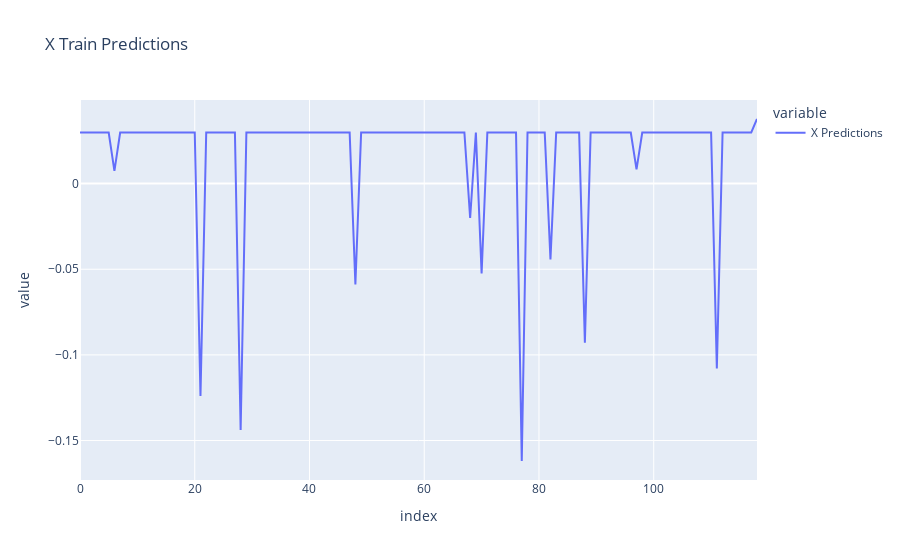
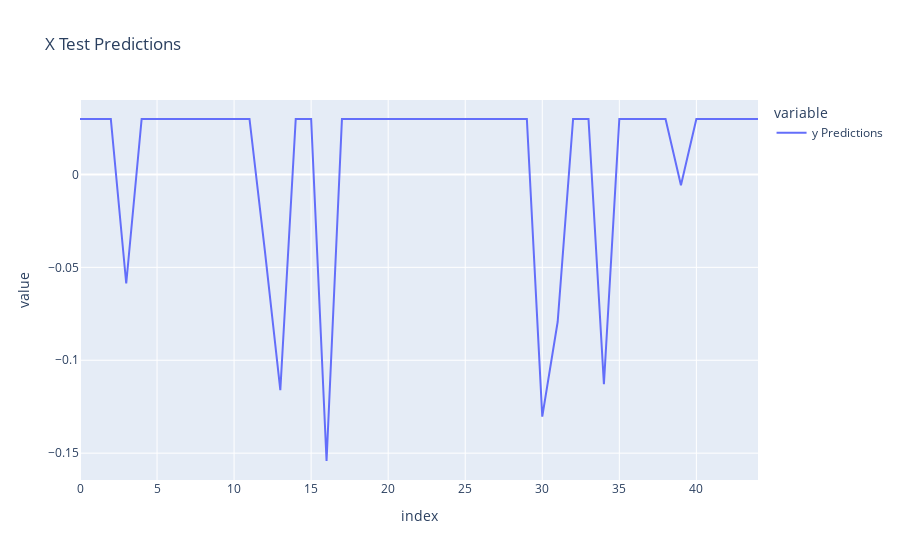

Write notebook code for charts like these, in order.
### Code cell
train_pred_plot.show()
test_pred_plot.show()

### Figure 1 — Plotly figure (JSON) as saved in the notebook; plotly's stock layout.template omitted (floating-point values rounded to 4 significant figures)
{"data": [{"hovertemplate": "variable=X Predictions<br>index=%{x}<br>value=%{y}<extra></extra>", "legendgroup": "X Predictions", "line": {"color": "#636efa", "dash": "solid"}, "marker": {"symbol": "circle"}, "mode": "lines", "name": "X Predictions", "orientation": "v", "showlegend": true, "type": "scatter", "x": [0, 1, 2, 3, 4, 5, 6, 7, 8, 9, 10, 11, 12, 13, 14, 15, 16, 17, 18, 19, 20, 21, 22, 23, 24, 25, 26, 27, 28, 29, 30, 31, 32, 33, 34, 35, 36, 37, 38, 39, 40, 41, 42, 43, 44, 45, 46, 47, 48, 49, 50, 51, 52, 53, 54, 55, 56, 57, 58, 59, 60, 61, 62, 63, 64, 65, 66, 67, 68, 69, 70, 71, 72, 73, 74, 75, 76, 77, 78, 79, 80, 81, 82, 83, 84, 85, 86, 87, 88, 89, 90, 91, 92, 93, 94, 95, 96, 97, 98, 99, 100, 101, 102, 103, 104, 105, 106, 107, 108, 109, 110, 111, 112, 113, 114, 115, 116, 117, 118], "xaxis": "x", "y": [0.02984, 0.02984, 0.02984, 0.02984, 0.02984, 0.02984, 0.007412, 0.02984, 0.02984, 0.02984, 0.02984, 0.02984, 0.02984, 0.02984, 0.02984, 0.02984, 0.02984, 0.02984, 0.02984, 0.02984, 0.02984, -0.124, 0.02984, 0.02984, 0.02984, 0.02984, 0.02984, 0.02984, -0.1439, 0.02984, 0.02984, 0.02984, 0.02984, 0.02984, 0.02984, 0.02984, 0.02984, 0.02984, 0.02984, 0.02984, 0.02984, 0.02984, 0.02984, 0.02984, 0.02984, 0.02984, 0.02984, 0.02984, -0.05888, 0.02984, 0.02984, 0.02984, 0.02984, 0.02984, 0.02984, 0.02984, 0.02984, 0.02984, 0.02984, 0.02984, 0.02984, 0.02984, 0.02984, 0.02984, 0.02984, 0.02984, 0.02984, 0.02984, -0.02008, 0.02984, -0.05249, 0.02984, 0.02984, 0.02984, 0.02984, 0.02984, 0.02984, -0.162, 0.02984, 0.02984, 0.02984, 0.02984, -0.04421, 0.02984, 0.02984, 0.02984, 0.02984, 0.02984, -0.09283, 0.02984, 0.02984, 0.02984, 0.02984, 0.02984, 0.02984, 0.02984, 0.02984, 0.008355, 0.02984, 0.02984, 0.02984, 0.02984, 0.02984, 0.02984, 0.02984, 0.02984, 0.02984, 0.02984, 0.02984, 0.02984, 0.02984, -0.1079, 0.02984, 0.02984, 0.02984, 0.02984, 0.02984, 0.02984, 0.03773], "yaxis": "y"}], "layout": {"autosize": true, "legend": {"title": {"text": "variable"}, "tracegroupgap": 0}, "title": {"text": "X Train Predictions"}, "xaxis": {"anchor": "y", "autorange": true, "domain": [0, 1], "range": [0, 118], "title": {"text": "index"}, "type": "linear"}, "yaxis": {"anchor": "x", "autorange": true, "domain": [0, 1], "range": [-0.1731, 0.04882], "title": {"text": "value"}, "type": "linear"}}}

### Figure 2 — Plotly figure (JSON) as saved in the notebook; plotly's stock layout.template omitted (floating-point values rounded to 4 significant figures)
{"data": [{"hovertemplate": "variable=y Predictions<br>index=%{x}<br>value=%{y}<extra></extra>", "legendgroup": "y Predictions", "line": {"color": "#636efa", "dash": "solid"}, "marker": {"symbol": "circle"}, "mode": "lines", "name": "y Predictions", "orientation": "v", "showlegend": true, "type": "scatter", "x": [0, 1, 2, 3, 4, 5, 6, 7, 8, 9, 10, 11, 12, 13, 14, 15, 16, 17, 18, 19, 20, 21, 22, 23, 24, 25, 26, 27, 28, 29, 30, 31, 32, 33, 34, 35, 36, 37, 38, 39, 40, 41, 42, 43, 44], "xaxis": "x", "y": [0.02984, 0.02984, 0.02984, -0.05868, 0.02984, 0.02984, 0.02984, 0.02984, 0.02984, 0.02984, 0.02984, 0.02984, -0.04131, -0.1161, 0.02984, 0.02984, -0.1542, 0.02984, 0.02984, 0.02984, 0.02984, 0.02984, 0.02984, 0.02984, 0.02984, 0.02984, 0.02984, 0.02984, 0.02984, 0.02984, -0.1303, -0.07929, 0.02984, 0.02984, -0.1129, 0.02984, 0.02984, 0.02984, 0.02984, -0.005826, 0.02984, 0.02984, 0.02984, 0.02984, 0.02984], "yaxis": "y"}], "layout": {"autosize": true, "legend": {"title": {"text": "variable"}, "tracegroupgap": 0}, "title": {"text": "X Test Predictions"}, "xaxis": {"anchor": "y", "autorange": true, "domain": [0, 1], "range": [0, 44], "title": {"text": "index"}, "type": "linear"}, "yaxis": {"anchor": "x", "autorange": true, "domain": [0, 1], "range": [-0.1644, 0.04006], "title": {"text": "value"}, "type": "linear"}}}
